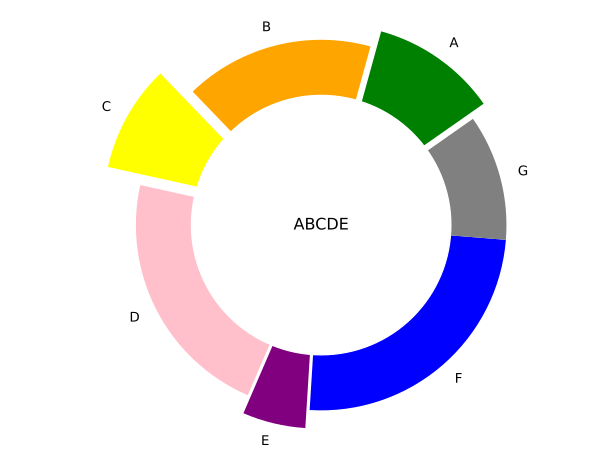

Python code for this plot:
import matplotlib.pyplot as plt
labels = ['A', 'B', 'C', 'D', 'E', 'F', 'G']
sizes = [20, 30, 17,40, 10, 45, 20]
explode = (0.1, 0, 0.2, 0, 0.1, 0, 0)
colors=['green', 'orange', 'yellow', 'pink', 'purple', 'blue', 'grey']

plt.pie(sizes, explode=explode, labels=labels, colors=colors, startangle=35)
circle = plt.Circle((0, 0), 0.7, color='white')
p = plt.gcf()
p.gca().add_artist(circle)
plt.axis('equal')

plt.text(0, 0, "ABCDE", ha='center', va='center', fontsize=12)


plt.tight_layout()
plt.savefig("zad1.svg", format="svg")

plt.show()